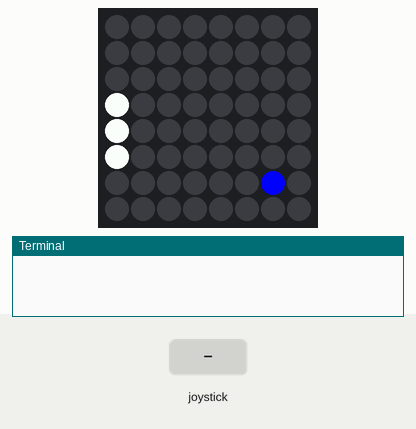
A program run on a simulated Raspberry Pi (BCM pin numbers) with a Sense HAT. Parts: the Sense HAT's 8×8 RGB LED matrix, the last lines printed to the terminal. The inputs (shaded band) are chosen by the test bench. Dim RGB values are drawn brighter than linear; the 64×8 strip is a reading aid, not a part: it shows the text the matrix is scrolling, unrolled, one strip-width of it at a time. At 7.0 s the program stops and its outputs stay as they are.

Above: at 0.9 s.
1.3 s: joystick pushed up
At 1.65 s:
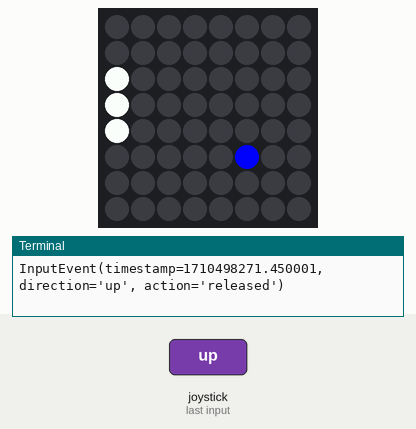
At 2.15 s:
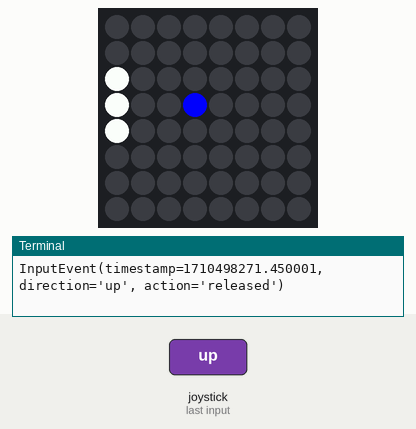
3.7 s: joystick pushed down
At 7.4 s:
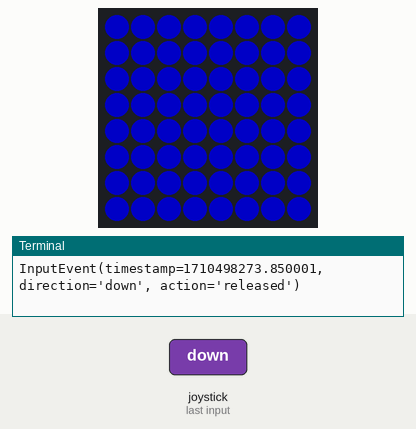

The program:

ponggame123.py
```python
from sense_hat import SenseHat
from time import sleep

sense = SenseHat()

#Clearing program
sense.clear()

#Ball
y = 4

#Bat
def draw_bat():
    sense.set_pixel(0, y, 255, 255, 255)
    sense.set_pixel(0, y + 1, 255, 255, 255)
    sense.set_pixel(0, y - 1, 255, 255, 255)

#Joystick
def move_up(event):
    global y
    if event.action == 'pressed':
        y -= 1
    print(event)

def move_down(event):
    global y
    if y < 6 and event.action == 'pressed':
        y += 1
    print(event)

ball_position = [3, 3]
ball_velocity = [1, 1]

def draw_ball():
    sense.set_pixel(ball_position[0], ball_position[1], 0, 0, 255)
    ball_position[0] += ball_velocity[0]
    ball_position[1] += ball_velocity[1]
    #x position fix
    if ball_position[0] == 7:
        ball_velocity[0] = -ball_velocity[0]
    #y position fix
    if ball_position[1] == 0 or ball_position[1] == 7:
        ball_velocity[1] = -ball_velocity[1]
    #you lost.
    if ball_position[0] == 0:
        sense.show_message("You lost the game.", text_colour=(205, 35, 30), back_colour=(0,0,100), scroll_speed=0.04)
        quit()
    #
    if ball_position[0] == 1 and y - 1 <= ball_position[1] <= y+1:
        ball_velocity[0] = -ball_velocity[0]


sense.stick.direction_up = move_up
sense.stick.direction_down = move_down

while True:
    sense.clear(0,0,0)
    draw_bat()
    draw_ball()
    sleep(0.25)
```

Measured:
- after the input at 1.3 s, the LEDs: change after 0.23 s (image 1)
